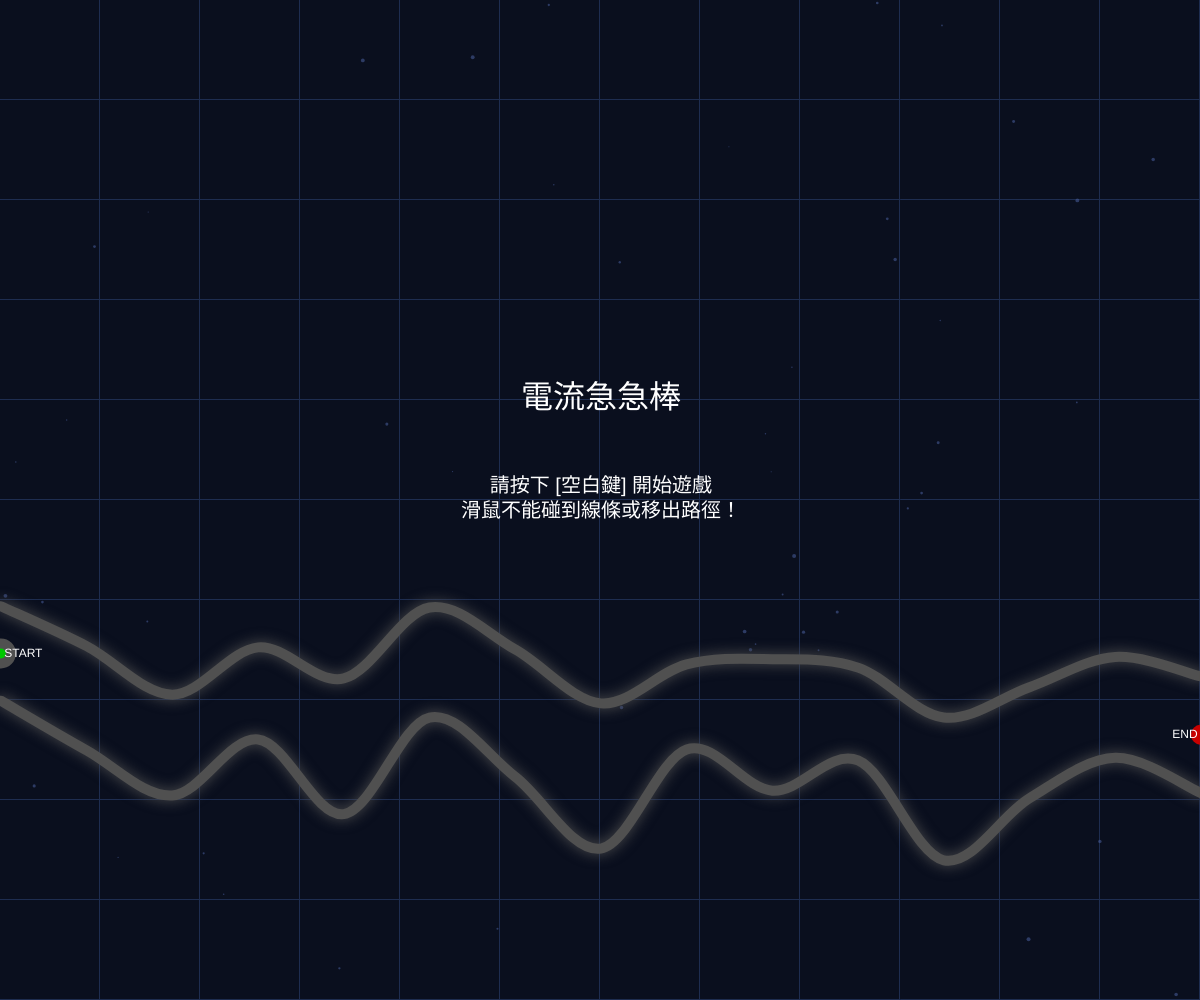
Frame 1 (no input)
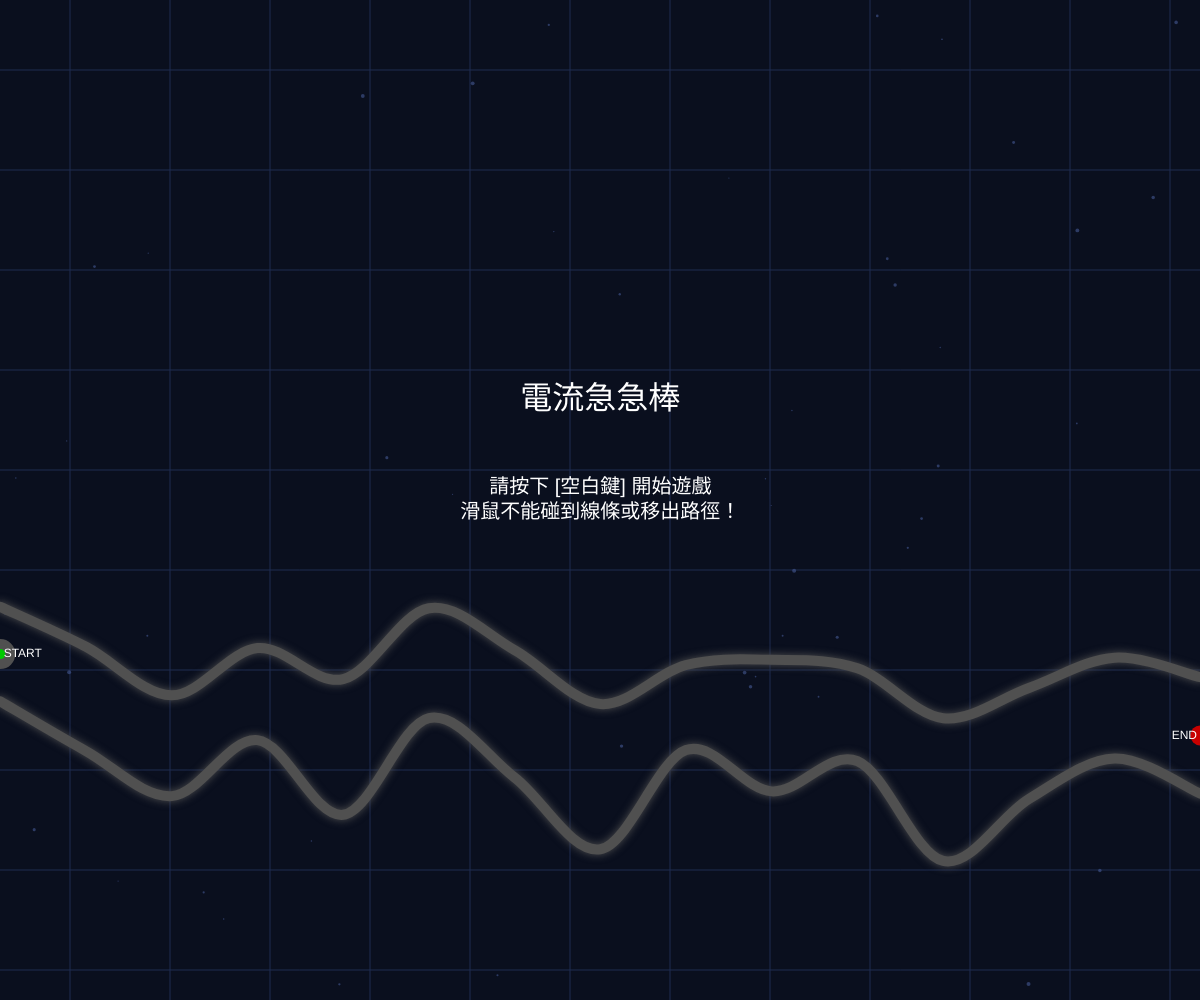
Frame 60 (no input)
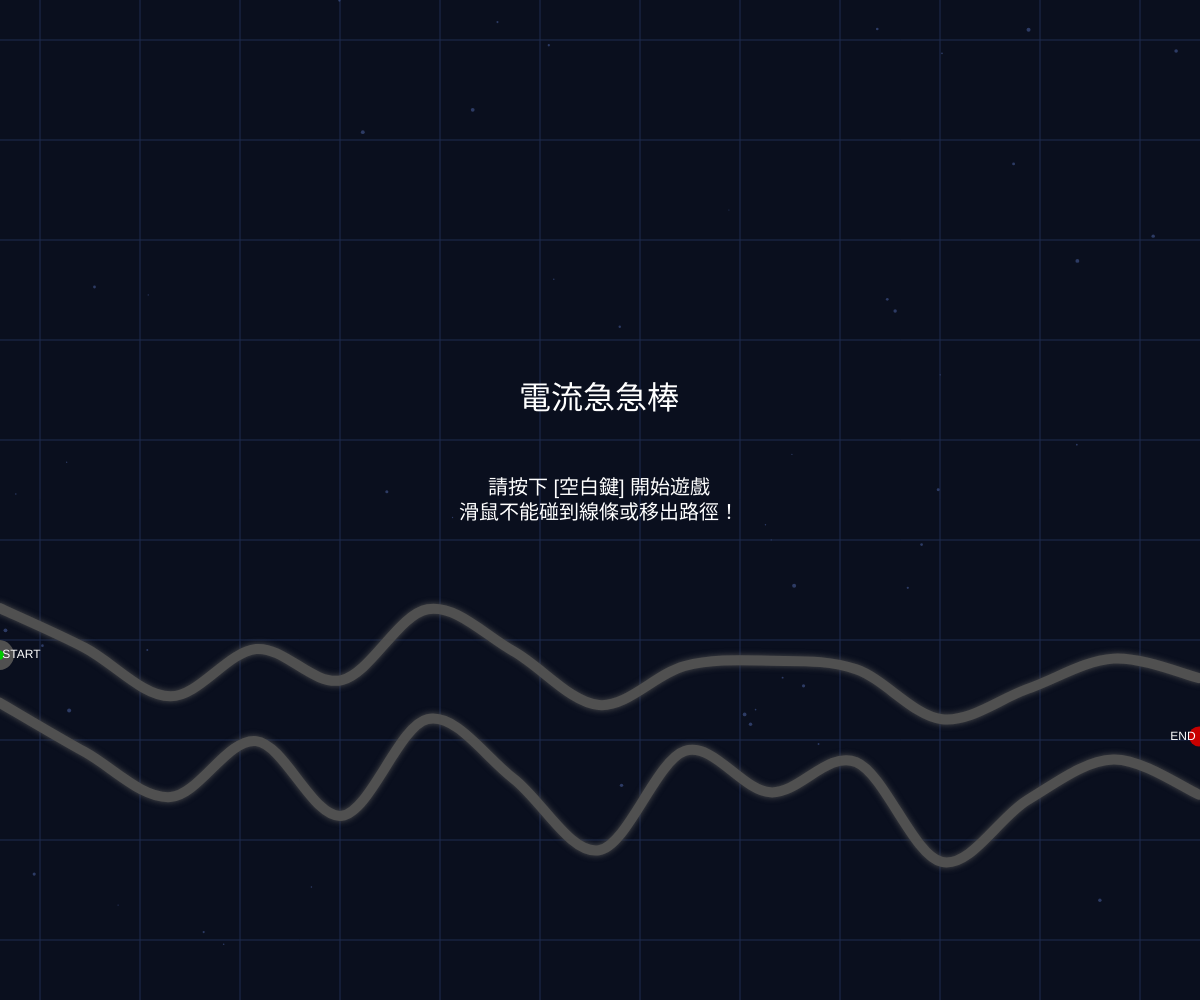
Frame 120 (the mouse pressed at the canvas centre since frame 60)

The p5.js sketch that drew these frames (run headless with seeded random() and noise() and a simulated clock; from frame 60 on, the mouse is pressed at the canvas centre):

// p5.js sketch
// ── sketch.js
// c:\Users\User\Desktop\20260407\sketch.js

let topPath = [];
let bottomPath = [];
let numPoints = 15; // 增加點的數量，讓路徑更多轉折
let pathStartX = 0;   // 改為 0，連接左側牆壁
let pathEndX; // Will be width
let pathStartY; // Will be height / 2
let minGap = 80;    // 再次大幅增加寬度
let maxGap = 150;   // 再次大幅增加寬度
let minPathYOffset = -250; // 增加垂直擺動範圍，讓路徑更崎嶇
let maxPathYOffset = 250;

let gameState = 'START'; // 'START', 'PLAYING', 'FAIL', 'SUCCESS'
let gameActive = false;  // 新增：偵測玩家是否已經觸碰起點開始移動
let totalLevels = 3;     // 總關卡數
let level = 1;           // 當前關卡

let levelStartTime = 0;  // 當前關卡開始時間
let totalTime = 0;       // 累計通關時間 (毫秒)

let restartButton;
let playAgainButton;
let obstacles = [];      // 儲存障礙物物件
let bgParticles = [];    // 背景裝飾微粒
let sparks = [];         // 碰撞火花粒子
let confetti = [];       // 通關彩帶
let fireworks = [];      // 通關煙火粒子

function setup() {
  createCanvas(windowWidth, windowHeight); // 使用全螢幕畫布
  pixelDensity(displayDensity()); // 根據螢幕解析度調整像素密度，解決模糊問題
  updateGameConstants();
  generatePath();
  initBackground();
  setupButtons();
}

function windowResized() {
  resizeCanvas(windowWidth, windowHeight);
  updateGameConstants();
  setupButtons();
  generatePath(); // 視窗縮放時重新生成路徑以適應新尺寸
  initBackground();
}

function updateGameConstants() {
  pathEndX = width; // 改為全寬，連接右側牆壁
  pathStartY = height / 2;
}

function setupButtons() {
  // Restart button (for FAIL state)
  restartButton = {
    x: width / 2 - 50,
    y: height / 2 + 50,
    w: 100,
    h: 50
  };

  // Play Again button (for SUCCESS state)
  playAgainButton = {
    x: width / 2 - 50,
    y: height / 2 + 50,
    w: 100,
    h: 50
  };
}

function initBackground() {
  bgParticles = [];
  for (let i = 0; i < 50; i++) {
    bgParticles.push({
      x: random(width),
      y: random(height),
      size: random(1, 4),
      speed: random(0.2, 0.8)
    });
  }
}

/**
 * Generates the points for the top and bottom lines of the maze path.
 * The path consists of `numPoints` for each line, forming `numPoints - 1` segments.
 */
function generatePath() {
  topPath = [];
  bottomPath = [];
  obstacles = [];     // 清空舊的障礙物
  sparks = [];        // 清空火花
  confetti = [];      // 清空彩帶
  fireworks = [];     // 清空煙火
  gameActive = false; // 重置遊戲活動狀態
  let segmentLength = (pathEndX - pathStartX) / (numPoints - 1);

  // 根據關卡計算障礙物速度 (每級增加 0.3 ~ 0.5 的速度)
  let speedMin = 0.3 + (level - 1) * 0.2;
  let speedMax = 1.2 + (level - 1) * 0.3;

  for (let i = 0; i < numPoints; i++) {
    let x = pathStartX + i * segmentLength;
    let topY;

    if (i === 0) {
      // First point, start near the vertical center of the canvas
      topY = pathStartY + random(minPathYOffset, maxPathYOffset);
    } else {
      // Subsequent points, ensure smooth transition and stay within vertical bounds
      let prevTopY = topPath[i - 1].y;
      // 增加前後點之間的垂直變化量，產生更劇烈的起伏
      let minNextY = max(pathStartY + minPathYOffset, prevTopY - 80);
      let maxNextY = min(pathStartY + maxPathYOffset, prevTopY + 80);
      topY = random(minNextY, maxNextY);
    }

    // Calculate the bottom line's Y coordinate based on the top line's Y and a random gap
    let gap = random(minGap, maxGap);
    let bottomY = topY + gap;

    topPath.push(createVector(x, topY));
    bottomPath.push(createVector(x, bottomY));

    // 在路徑中間部分生成障礙物 (改為每隔三個點放一個，減少數量)
    if (i > 1 && i < numPoints - 1 && i % 3 === 0) {
      obstacles.push({
        x: x,
        y: (topY + bottomY) / 2,
        minY: topY,
        maxY: bottomY,
        size: random(15, 25), // 縮小障礙物尺寸
        speed: random(speedMin, speedMax), // 隨等級提升速度
        dir: 1,
        // 儲存當前點的索引以便取得精確曲線邊界
        nodeIndex: i
      });
    }
  }
}

function drawFancyBackground() {
  background(10, 15, 30); // 深藍色底色

  // 繪製動態網格
  stroke(30, 45, 80);
  strokeWeight(1);
  let gridOffset = (frameCount * 0.5) % 100;
  for (let x = -gridOffset; x < width; x += 100) line(x, 0, x, height);
  for (let y = -gridOffset; y < height; y += 100) line(0, y, width, y);

  // 繪製微粒
  noStroke();
  fill(70, 90, 150, 150);
  for (let p of bgParticles) {
    ellipse(p.x, p.y, p.size);
    p.y += p.speed;
    if (p.y > height) p.y = 0;
  }
}

function draw() {
  drawFancyBackground(); // 使用新的動態背景

  // 加入畫面微震動效果 (模擬電流不穩)
  push();
  if (gameState === 'PLAYING' || gameState === 'START') {
    translate(random(-1, 1), random(-1, 1));
  }

  switch (gameState) {
    case 'START':
      drawStartScreen();
      break;
    case 'PLAYING':
      drawPlayingScreen();
      break;
    case 'FAIL':
      drawFailScreen();
      break;
    case 'SUCCESS':
      drawSuccessScreen();
      break;
  }

  updateAndDrawSparks(); // 每一幀都更新並繪製火花
  pop();
}

/**
 * Draws the maze path using curveVertex commands for a smooth look.
 * @param {number} strokeColor - Color for the path lines.
 */
function drawPath(strokeColor = 255) {
  noFill();
  stroke(strokeColor);
  strokeWeight(10); // 路徑變粗

  // 開啟霓虹發光效果 (Neon Glow) 並增加動態閃爍感
  // 隨路徑變粗，發光效果也同步增強
  let flickerBase = 18 + sin(frameCount * 0.3) * 12; 
  let electricPop = random(1) > 0.92 ? random(0.2, 1.5) : 1.0; // 增加電流突波感
  drawingContext.shadowBlur = max(5, flickerBase * electricPop);
  drawingContext.shadowColor = color(strokeColor).toString(); // 設定發光顏色與線條顏色一致

  // Draw top line using curveVertex
  beginShape();
  if (topPath.length > 0) curveVertex(topPath[0].x, topPath[0].y); // Start control point
  for (let p of topPath) {
    curveVertex(p.x, p.y);
  }
  if (topPath.length > 0) curveVertex(topPath[topPath.length - 1].x, topPath[topPath.length - 1].y); // End control point
  endShape();

  // Draw bottom line using curveVertex
  beginShape();
  if (bottomPath.length > 0) curveVertex(bottomPath[0].x, bottomPath[0].y); // Start control point
  for (let p of bottomPath) {
    curveVertex(p.x, p.y);
  }
  if (bottomPath.length > 0) curveVertex(bottomPath[bottomPath.length - 1].x, bottomPath[bottomPath.length - 1].y); // End control point
  endShape();

  // 繪製完路徑後，務必將發光效果歸零，否則後續的文字與圖形會變得模糊
  drawingContext.shadowBlur = 0;

  // Draw start and end markers for clarity
  fill(0, 200, 0); // Green for start
  ellipse(topPath[0].x, (topPath[0].y + bottomPath[0].y) / 2, 20, 20);
  textAlign(LEFT, CENTER); // 改為向左對齊，避免貼牆被切掉
  textSize(12);
  fill(255);
  noStroke();
  text(" START", topPath[0].x, (topPath[0].y + bottomPath[0].y) / 2);

  fill(200, 0, 0); // Red for end
  ellipse(topPath[numPoints - 1].x, (topPath[numPoints - 1].y + bottomPath[numPoints - 1].y) / 2, 20, 20);
  textAlign(RIGHT, CENTER); // 改為向右對齊
  fill(255);
  noStroke();
  text("END ", topPath[numPoints - 1].x, (topPath[numPoints - 1].y + bottomPath[numPoints - 1].y) / 2);
}

function drawStartScreen() {
  drawPath(80); // 背景路徑稍微暗一點
  fill(255);
  noStroke();
  textAlign(CENTER, CENTER);
  textSize(32);
  text("電流急急棒", width / 2, height / 2 - 100);
  textSize(20);
  text("請按下 [空白鍵] 開始遊戲\n滑鼠不能碰到線條或移出路徑！", width / 2, height / 2);
}

function drawPlayingScreen() {
  drawPath(); // Draw the main path

  let startX = topPath[0].x;
  let startY = (topPath[0].y + bottomPath[0].y) / 2;
  let playerSize = 12; // 玩家圓圈直徑

  // 決定圓圈顯示位置：若尚未激活則停在起點，激活後跟隨滑鼠
  let displayX = gameActive ? mouseX : startX;
  let displayY = gameActive ? mouseY : startY;

  // 顯示當前關卡與計時器
  fill(255);
  noStroke();
  textAlign(LEFT, TOP);
  textSize(24);
  text("Level: " + level, 20, 20);

  // 計算並顯示即時時間 (已通關時間 + 當前關卡進行時間)
  let currentSessionTime = gameActive ? (millis() - levelStartTime) : 0;
  let displayTime = ((totalTime + currentSessionTime) / 1000).toFixed(2);
  text("Time: " + displayTime + "s", 20, 55);

  // 如果還沒觸碰起點，提示玩家
  if (!gameActive) {
    fill(255, 200, 0);
    fill(0);
    textAlign(CENTER, CENTER);
    textSize(20);
    text("請用滑鼠觸碰藍色圓圈以開始遊戲", width / 2, 40);
    
    // 檢查滑鼠是否真正觸碰到藍色圓圈
    if (dist(mouseX, mouseY, startX, startY) < playerSize) {
      gameActive = true;
      levelStartTime = millis(); // 紀錄該關卡開始時間
    }
  }

  // 繪製與更新障礙物
  for (let obs of obstacles) {
    if (gameActive) {
      obs.y += obs.speed * obs.dir;
      // 使用當前節點的 y 座標作為反彈邊界
      if (obs.y < topPath[obs.nodeIndex].y + obs.size/2 || 
          obs.y > bottomPath[obs.nodeIndex].y - obs.size/2) {
        obs.dir *= -1;
      }
    }
    
    // 繪製障礙物
    // 為障礙物加入紅色霓虹閃爍特效，並讓每個障礙物的閃爍頻率略有不同 (加上 obs.x)
    let obsGlow = 15 + sin(frameCount * 0.5 + obs.x) * 10;
    if (random(1) > 0.90) obsGlow *= random(0.1, 2.0); // 讓障礙物閃爍更劇烈

    drawingContext.shadowBlur = obsGlow;
    drawingContext.shadowColor = color(255, 0, 0).toString();

    fill(255, 50, 50);
    noStroke();
    ellipse(obs.x, obs.y, obs.size);
    
    drawingContext.shadowBlur = 0; // 繪製完後立即重置發光，避免影響後續的玩家圓圈與 UI
    fill(150, 0, 0);
    ellipse(obs.x, obs.y, obs.size * 0.6);
  }

  // 繪製藍色圓圈（玩家）
  // 尚未激活時顯示半透明藍色，激活後顯示實心藍色
  fill(gameActive ? color(0, 0, 255) : color(0, 100, 255, 150));
  noStroke();
  ellipse(displayX, displayY, playerSize, playerSize);

  // 只有在 gameActive 為 true 時才偵測失敗
  if (gameActive) {
    if (checkCollision()) {
      spawnSparks(mouseX, mouseY); // 觸發碰撞火花
      gameState = 'FAIL';
    } else if (checkSuccess()) {
      totalTime += (millis() - levelStartTime); // 成功時累加時間
      initCelebration(); // 初始化通關慶祝特效
      gameState = 'SUCCESS';
    }
  }
}

function keyPressed() {
  if (key === ' ') {
    if (gameState === 'START' || gameState === 'FAIL' || gameState === 'SUCCESS') {
      if (gameState === 'FAIL' || (gameState === 'SUCCESS' && level >= totalLevels)) {
        level = 1; // 失敗或最後一關成功後重置
        totalTime = 0; // 重置總時間
      } else if (gameState === 'SUCCESS') {
        level++; // 成功且還有下一關
      }
      gameState = 'PLAYING';
      generatePath();
    }
  }
}

function drawFailScreen() {
  background(255, 0, 0); // Red background for failure
  fill(255);
  noStroke();
  textAlign(CENTER, CENTER);
  textSize(48);
  text("遊戲失敗！", width / 2, height / 2 - 50);
  textSize(24);
  text("你碰到線了或移出路徑！", width / 2, height / 2);

  // Draw Restart Button
  fill(0, 150, 0); // Green button
  rect(restartButton.x, restartButton.y, restartButton.w, restartButton.h, 10);
  fill(255);
  textSize(24);
  text("回第一關", restartButton.x + restartButton.w / 2, restartButton.y + restartButton.h / 2);
}

function drawSuccessScreen() {
  background(10, 40, 10); // 深綠色背景，讓煙火更明顯
  
  updateAndDrawCelebration(); // 更新並繪製彩帶與煙火

  fill(255);
  noStroke();
  textAlign(CENTER, CENTER);
  textSize(48);
  
  let isFinalLevel = (level >= totalLevels);
  text(isFinalLevel ? "三關全部通關！" : "恭喜過關！", width / 2, height / 2 - 50);

  // 顯示總用時
  textSize(24);
  text("總用時: " + (totalTime / 1000).toFixed(2) + " 秒", width / 2, height / 2 + 5);

  // Draw Play Again Button
  fill(0, 150, 0); // Green button
  rect(playAgainButton.x, playAgainButton.y, playAgainButton.w, playAgainButton.h, 10);
  fill(255);
  textSize(24);
  text(isFinalLevel ? "再玩一次" : "下一關", playAgainButton.x + playAgainButton.w / 2, playAgainButton.y + playAgainButton.h / 2);
}

function mousePressed() {
  if (gameState === 'FAIL') {
    // Check if the restart button was clicked
    if (mouseX > restartButton.x && mouseX < restartButton.x + restartButton.w &&
      mouseY > restartButton.y && mouseY < restartButton.y + restartButton.h) {
      level = 1; // 重置等級
      totalTime = 0; // 重置總時間
      gameState = 'START';
      generatePath(); // Generate a new path for a fresh game
    }
  } else if (gameState === 'SUCCESS') {
    // Check if the play again button was clicked
    if (mouseX > playAgainButton.x && mouseX < playAgainButton.x + playAgainButton.w &&
      mouseY > playAgainButton.y && mouseY < playAgainButton.y + playAgainButton.h) {
      if (level >= totalLevels) {
        level = 1; // 全部通關後重置回第一關
        totalTime = 0; // 重置總時間
        gameState = 'START';
      } else {
        level++; // 增加等級
        gameState = 'PLAYING'; // 直接開始下一關
      }
      generatePath(); // Generate a new path for a fresh game
    }
  }
}

/**
 * Checks if the mouse cursor is colliding with the path boundaries.
 * Returns true if collision, false otherwise.
 */
function checkCollision() {
  let playerRadius = 6;

  // 檢查是否碰撞障礙物
  for (let obs of obstacles) {
    if (dist(mouseX, mouseY, obs.x, obs.y) < (obs.size / 2 + playerRadius)) {
      return true;
    }
  }

  // 如果遊戲尚未正式激活，不判定碰撞
  if (!gameActive) return false;

  // 1. Check if mouse is outside the overall horizontal bounds of the path
  if (mouseX < pathStartX || mouseX > pathEndX) {
    return true; // Collision if outside horizontal bounds
  }

  // 2. Iterate through each path segment to check vertical collision
  for (let i = 0; i < numPoints - 1; i++) {
    let p1_top = topPath[i];
    let p2_top = topPath[i + 1];
    let p1_bottom = bottomPath[i];
    let p2_bottom = bottomPath[i + 1];

    if (mouseX >= p1_top.x - 0.1 && mouseX <= p2_top.x + 0.1) {
      let t = map(mouseX, p1_top.x, p2_top.x, 0, 1);
      
      // Catmull-Rom interpolation needs 4 points. 
      // We handle the start and end of the array by duplicating the points.
      let i0 = max(0, i - 1);
      let i1 = i;
      let i2 = i + 1;
      let i3 = min(numPoints - 1, i + 2);

      // Use curvePoint to find the exact Y on the curve
      let interpolatedTopY = curvePoint(topPath[i0].y, topPath[i1].y, topPath[i2].y, topPath[i3].y, t);
      let interpolatedBottomY = curvePoint(bottomPath[i0].y, bottomPath[i1].y, bottomPath[i2].y, bottomPath[i3].y, t);

      // Check if mouseY is outside the interpolated path (above top line or below bottom line)
      if (mouseY < interpolatedTopY || mouseY > interpolatedBottomY) {
        return true; // Collision detected
      }
      // If mouseX is within this segment and no vertical collision, then no collision for this frame.
      return false;
    }
  }

  // If the mouse is horizontally within pathEndX but not caught by any segment (e.g., exactly at the end point),
  // and it hasn't triggered success yet, it's not a collision.
  return false;
}

/**
 * Checks if the mouse cursor has successfully reached the end point of the path.
 * Returns true if successful, false otherwise.
 */
function checkSuccess() {
  // The end point is the last point in the path.
  let lastPointX = topPath[numPoints - 1].x;
  let lastPointY_mid = (topPath[numPoints - 1].y + bottomPath[numPoints - 1].y) / 2;

  // Define a small circular area around the end point to trigger success
  let endRadius = 15;

  // Check if the mouse is within this circular success area.
  // The collision detection in drawPlayingScreen() ensures the mouse is within the path
  // up to this point. If it reaches here without collision, it's a success.
  if (dist(mouseX, mouseY, lastPointX, lastPointY_mid) < endRadius) {
    return true; // Success!
  }
  return false;
}

/**
 * 在指定位置生成電流火花粒子
 */
function spawnSparks(x, y) {
  for (let i = 0; i < 40; i++) {
    sparks.push({
      x: x,
      y: y,
      vx: random(-10, 10), // 較大的隨機水平速度
      vy: random(-10, 10), // 較大的隨機垂直速度
      life: 255,           // 初始透明度/生命值
      size: random(2, 5)
    });
  }
}

/**
 * 更新並繪製所有火花粒子
 */
function updateAndDrawSparks() {
  for (let i = sparks.length - 1; i >= 0; i--) {
    let s = sparks[i];
    s.x += s.vx;
    s.y += s.vy;
    s.vx *= 0.92; // 增加空氣阻力
    s.vy *= 0.92;
    s.life -= 8;  // 粒子逐漸消失

    if (s.life <= 0) {
      sparks.splice(i, 1);
    } else {
      drawingContext.shadowBlur = 15;
      drawingContext.shadowColor = 'cyan';
      stroke(200, 255, 255, s.life);
      strokeWeight(s.size);
      line(s.x, s.y, s.x - s.vx * 2, s.y - s.vy * 2); // 畫出具有速度感的線條火花
    }
  }
  drawingContext.shadowBlur = 0; // 重置發光效果
}

/**
 * 初始化通關慶祝效果
 */
function initCelebration() {
  confetti = [];
  fireworks = [];
  // 生成初始彩帶
  for (let i = 0; i < 100; i++) {
    confetti.push({
      x: random(width),
      y: random(-height, 0),
      w: random(5, 15),
      h: random(10, 20),
      col: color(random(255), random(255), random(255)),
      speedY: random(2, 5),
      rotation: random(TWO_PI),
      rotSpeed: random(-0.1, 0.1)
    });
  }
}

/**
 * 施放一朵煙火
 */
function spawnFirework(x, y) {
  let col = color(random(150, 255), random(150, 255), random(150, 255));
  for (let i = 0; i < 30; i++) {
    let angle = random(TWO_PI);
    let speed = random(2, 8);
    fireworks.push({
      x: x,
      y: y,
      vx: cos(angle) * speed,
      vy: sin(angle) * speed,
      life: 255,
      col: col
    });
  }
}

/**
 * 更新與繪製彩帶與煙火
 */
function updateAndDrawCelebration() {
  // 1. 更新與繪製彩帶
  noStroke();
  for (let c of confetti) {
    fill(c.col);
    push();
    translate(c.x, c.y);
    rotate(c.rotation);
    rect(-c.w / 2, -c.h / 2, c.w, c.h);
    pop();
    
    c.y += c.speedY;
    c.rotation += c.rotSpeed;
    
    // 循環飄落
    if (c.y > height) {
      c.y = -20;
      c.x = random(width);
    }
  }

  // 2. 隨機施放煙火
  if (frameCount % 40 === 0) {
    spawnFirework(random(width * 0.2, width * 0.8), random(height * 0.2, height * 0.5));
  }

  // 3. 更新與繪製煙火粒子
  for (let i = fireworks.length - 1; i >= 0; i--) {
    let f = fireworks[i];
    f.x += f.vx;
    f.y += f.vy;
    f.vy += 0.1; // 重力效果
    f.life -= 4;
    
    if (f.life <= 0) {
      fireworks.splice(i, 1);
    } else {
      drawingContext.shadowBlur = 10;
      drawingContext.shadowColor = f.col.toString();
      fill(red(f.col), green(f.col), blue(f.col), f.life);
      ellipse(f.x, f.y, 4, 4);
    }
  }
  drawingContext.shadowBlur = 0;
}
